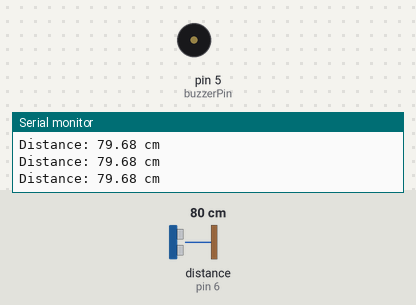
The sketch below on a simulated Arduino Uno, built with avr-gcc and run on an emulated ATmega328P. On the bench: buzzer (waves = sounding), the last lines printed to the serial monitor. Wiring (inferred from the names in the program): ultrasonic range finder: trigger pin 7; echo pin 6. Inputs (shaded band) come from the test bench; at power-on: distance to the obstacle (sensor on pin 6) 80 cm. The echo pulse lasts 58.3 µs per cm.

Above: at 1.2 s.
1.3 s: distance to the obstacle (sensor on pin 6) set to 195 cm
At 1.63 s:
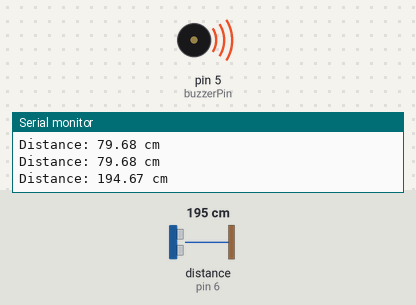
4.3 s: distance to the obstacle (sensor on pin 6) set to 206 cm
At 5.3 s:
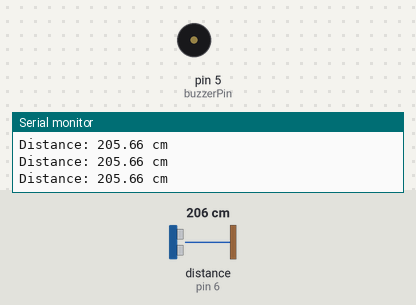
7.3 s: distance to the obstacle (sensor on pin 6) set to 197 cm
At 7.64 s:
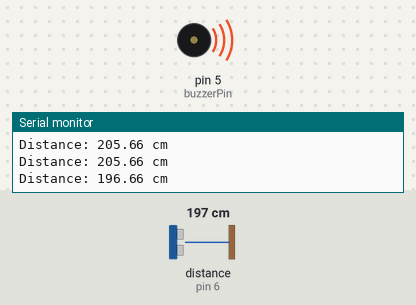
10.3 s: distance to the obstacle (sensor on pin 6) set to 250 cm
At 11.1 s:
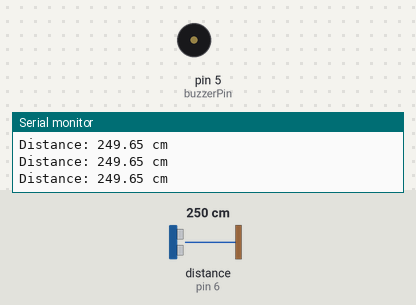
Timing chart, 0 to 12.8 s (numbered marks = the images above; inputs shaded):
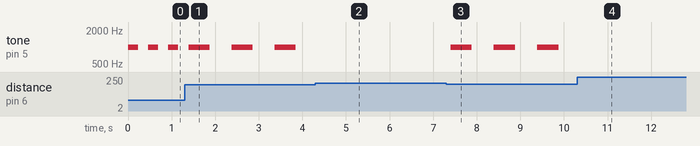

Measured:
- the behaviour switches between 200 and 201 cm on distance to the obstacle (sensor on pin 6) (found by bisection; images 1 and 2)
- after the input at 1.3 s, tone on pin 5 (buzzerPin): alternates 1000 Hz for 0.49 s and silent for 0.50 s, starting after 0.58 s
- after the input at 4.3 s, tone on pin 5 (buzzerPin): stops changing and stays silent
- after the input at 7.3 s, tone on pin 5 (buzzerPin): alternates 1000 Hz for 0.49 s and silent for 0.50 s, starting after 0.10 s
- after the input at 10.3 s, tone on pin 5 (buzzerPin): stops changing and stays silent
- by itself, tone on pin 5 (buzzerPin): alternates 1000 Hz for 0.23 s and silent for 0.23 s

The sketch:

uv_test.ino
```cpp
/*
  HC-SR04 Ultrasonic Sensor + Buzzer (2 Meter Detection)

  Wiring:
  HC-SR04 VCC  -> Arduino 5V
  HC-SR04 GND  -> Arduino GND
  HC-SR04 TRIG -> Pin 7
  HC-SR04 ECHO -> Pin 6

  Buzzer +     -> Pin 5
  Buzzer -     -> Arduino GND

  The buzzer beeps faster as an object gets closer.
  Maximum detection range: 2 meters (200 cm)
*/

const int trigPin = 7;
const int echoPin = 6;
const int buzzerPin = 5;

const int maxDistance = 200;   // 2 meters

void setup() {
  Serial.begin(9600);

  pinMode(trigPin, OUTPUT);
  pinMode(echoPin, INPUT);
  pinMode(buzzerPin, OUTPUT);

  noTone(buzzerPin);

  Serial.println("HC-SR04 + Buzzer Test Started");
}

void loop() {

  // Clear trigger
  digitalWrite(trigPin, LOW);
  delayMicroseconds(2);

  // Send 10 µs pulse
  digitalWrite(trigPin, HIGH);
  delayMicroseconds(10);
  digitalWrite(trigPin, LOW);

  // Read echo (40 ms timeout)
  long duration = pulseIn(echoPin, HIGH, 40000);

  if (duration == 0) {
    Serial.println("No Echo Received");
    noTone(buzzerPin);
    delay(300);
    return;
  }

  // Calculate distance
  float distance = duration * 0.0343 / 2.0;

  Serial.print("Distance: ");
  Serial.print(distance);
  Serial.println(" cm");

  if (distance <= maxDistance) {

    // Faster beep when object is closer
    int beepDelay = map((int)distance, 0, maxDistance, 50, 500);

    tone(buzzerPin, 1000);
    delay(beepDelay);

    noTone(buzzerPin);
    delay(beepDelay);

  } else {

    // Object beyond 2 meters
    noTone(buzzerPin);
    delay(100);

  }
}
```
